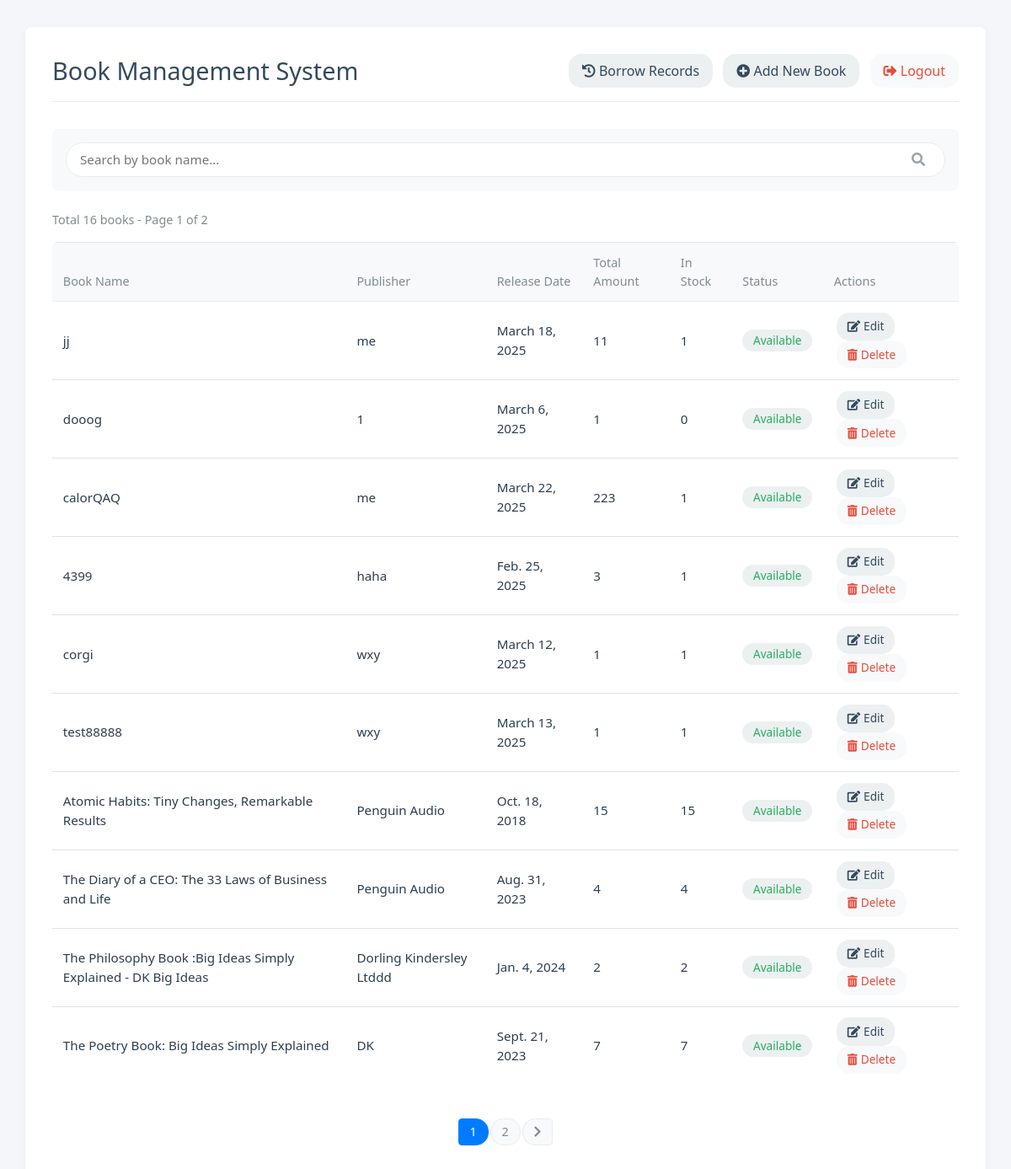
The page /books/manage_book/ (signed in) on the database its author committed.
### books/models.py (models this page shows, shortened)
class Book(models.Model):
    STATUS_CHOICES = [
        ("Available", "Available"),
        ("Borrowed", "Borrowed"),
        ("Reserved", "Reserved"),
    ]
    CATEGORY_CHOICES = [
        ("Literature & Fiction", "Literature & Fiction"),
        ("Business & Finance", "Business & Finance"),
        ("Science & Technology", "Science & Technology"),
        ("Children & Teenage", "Children & Teenage"),
        ("Computing & Internet", "Computing & Internet"),
        ("History", "History"),
    ]
    category = models.CharField(max_length=50, choices=CATEGORY_CHOICES, default="Literature & Fiction")
    BookID = models.AutoField(primary_key=True)
    BookName = models.CharField(max_length=255)
    Publisher = models.CharField(max_length=255)
    ReleaseDate = models.DateField()
    Amount = models.IntegerField(default=1)
    InStock = models.IntegerField(default=1)
    Status = models.CharField(max_length=20, choices=STATUS_CHOICES, default="Available")
    description = models.TextField(blank=True, null=True)
    cover_image = models.ImageField(upload_to="book_covers/", blank=True, null=True)

### books/views.py (the view, shortened to what this page needs)
# urls.py: path('manage_book/', manage_book, name='manage_book'),
@login_required
@csrf_exempt
def manage_book(request):
    if request.user.role != 'teacher':
        return redirect('book_list2')
    books = Book.objects.all().order_by('-BookID')
    paginator = Paginator(books, 10)
    page = request.GET.get('page')
    books = paginator.get_page(page)
    categories = Book.objects.exclude(category__isnull=True).exclude(category="").values_list('category', flat=True).distinct()
    return render(request, 'books/manage_books.html', {
        'books': books,
        'categories': categories,
        'user': request.user
    })

### templates/books/manage_books.html (shortened to what this page needs)
<!DOCTYPE html>
<html>
<head>
    <link rel="stylesheet" href="https://stackpath.bootstrapcdn.com/bootstrap/4.5.2/css/bootstrap.min.css">
    <link rel="stylesheet" href="https://cdnjs.cloudflare.com/ajax/libs/font-awesome/5.15.4/css/all.min.css">
</head>
<body>
<div class="container">
    <div class="page-header">
        <h1>Book Management System</h1>
        <div>
            <a href="{% url 'borrow_records' %}" class="btn btn-info mr-2">
                <i class="fas fa-history"></i> Borrow Records
            </a>
            <button type="button" class="btn btn-add mr-2" data-toggle="modal" data-target="#addBookModal">
                <i class="fas fa-plus-circle"></i> Add New Book
            </button>
            <form action="{% url 'logout' %}" method="post" class="d-inline">
                <button type="submit" class="btn btn-danger">
                    <i class="fas fa-sign-out-alt"></i> Logout
                </button>
            </form>
        </div>
    </div>
    <div class="search-box">
        <div class="position-relative">
            <input type="text" id="searchInput" class="search-input" placeholder="Search by book name...">
            <i class="fas fa-search search-icon"></i>
        </div>
    </div>
    <div class="table-header">
        <div class="page-info">
            Total <span id="totalBooks">{{ books.paginator.count }}</span> books
            {% if books.paginator.num_pages > 1 %}
            - Page {{ books.number }} of {{ books.paginator.num_pages }}
            {% endif %}
        </div>
    </div>
    <div class="table-responsive">
        <table class="table">
            <thead>
                <tr>
                    <th>Book Name</th>
                    <th>Publisher</th>
                    <th>Release Date</th>
                    <th>Total Amount</th>
                    <th>In Stock</th>
                    <th>Status</th>
                    <th>Actions</th>
                </tr>
            </thead>
            <tbody>
                {% for book in books %}
                <tr>
                    <td>{{ book.BookName }}</td>
                    <td>{{ book.Publisher }}</td>
                    <td>{{ book.ReleaseDate }}</td>
                    <td>{{ book.Amount }}</td>
                    <td>{{ book.InStock }}</td>
                    <td>
                        <span class="badge {% if book.Status == 'Available' %}badge-success{% else %}badge-warning{% endif %}">
                            {{ book.Status }}
                        </span>
                    </td>
                    <td>
                        <button type="button" class="btn btn-action btn-edit edit-book" data-toggle="modal"
                                data-target="#editBookModal" data-id="{{ book.BookID }}">
                            <i class="fas fa-edit mr-1"></i>Edit
                        </button>
                        <button type="button" class="btn btn-action btn-delete delete-book" data-toggle="modal"
                                data-target="#deleteBookModal" data-id="{{ book.BookID }}">
                            <i class="fas fa-trash-alt mr-1"></i>Delete
                        </button>
                    </td>
                </tr>
                {% empty %}
                <tr>
                    <td colspan="7" class="text-center py-4">
                        <i class="fas fa-info-circle mr-2"></i>No books found.
                    </td>
                </tr>
                {% endfor %}
            </tbody>
        </table>
    </div>
    {% if books.has_other_pages %}
    <nav aria-label="Page navigation">
        <ul class="pagination">
            {% for i in books.paginator.page_range %}
            <li class="page-item {% if books.number == i %}active{% endif %}">
                <a class="page-link" href="?page={{ i }}{% if search_query %}&search={{ search_query }}{% endif %}">
                    {{ i }}
                </a>
            </li>
            {% endfor %}
            {% if books.has_next %}
            <li class="page-item">
                <a class="page-link" href="?page={{ books.next_page_number }}{% if search_query %}&search={{ search_query }}{% endif %}">
                    <i class="fas fa-chevron-right"></i>
                </a>
            </li>
            {% endif %}
        </ul>
    </nav>
    {% endif %}
</div>
</body>
</html>

### templates/books/manage_books.html (style rules this page uses)
body { background-color: #f5f6fa; font-family: 'Segoe UI', Tahoma, Geneva, Verdana, sans-serif; }
.container { padding: 2rem; background-color: white; border-radius: 8px; box-shadow: 0 2px 10px rgba(0,0,0,0.05); margin-top: 2rem; margin-bottom: 2rem; }
.page-header { display: flex; justify-content: space-between; align-items: center; margin-bottom: 2rem; padding-bottom: 1rem; border-bottom: 1px solid #e9ecef; }
.page-header h1 { color: #34495e; font-weight: 500; margin: 0; font-size: 1.8rem; }
.search-box { background-color: #f8f9fa; padding: 1rem; border-radius: 6px; margin-bottom: 1.5rem; }
.search-input { border: 1px solid #e9ecef; border-radius: 20px; padding: 0.5rem 1rem; font-size: 0.95rem; width: 100%; transition: all 0.2s ease; }
.search-icon { color: #95a5a6; position: absolute; right: 1.5rem; top: 50%; transform: translateY(-50%); }
.table { background-color: white; border-radius: 6px; overflow: hidden; }
.table thead th { background-color: #f8f9fa; border-bottom: 1px solid #e9ecef; color: #7f8c8d; font-weight: 500; text-transform: none; font-size: 0.9rem; padding: 0.8rem; }
.table tbody td { padding: 0.8rem; vertical-align: middle; color: #2c3e50; font-size: 0.95rem; }
.btn-action { padding: 0.4rem 0.8rem; border-radius: 15px; font-size: 0.85rem; transition: all 0.2s ease; margin: 0 0.2rem; border: none; }
.btn-edit { background-color: #ecf0f1; color: #34495e; }
.btn-delete { background-color: #f8f9fa; color: #e74c3c; }
.btn-add { background-color: #ecf0f1; color: #34495e; padding: 0.5rem 1rem; border-radius: 15px; transition: all 0.2s ease; border: none; }
.pagination { margin-top: 1.5rem; justify-content: center; }
.pagination li { margin: 0 0.1rem; }
.pagination a, .pagination span { padding: 0.4rem 0.8rem; border-radius: 15px; color: #7f8c8d; background-color: #f8f9fa; border: 1px solid #e9ecef; transition: all 0.2s ease; font-size: 0.9rem; }
.table-header { display: flex; justify-content: space-between; align-items: center; margin-bottom: 1rem; }
.page-info { color: #7f8c8d; font-size: 0.9rem; }
.badge { padding: 0.4rem 0.8rem; border-radius: 15px; font-weight: 500; font-size: 0.85rem; }
.badge-success { background-color: #ecf0f1; color: #27ae60; }
.btn-info { background-color: #ecf0f1; border: none; color: #34495e; padding: 0.5rem 1rem; border-radius: 15px; transition: all 0.2s ease; }
.btn-danger { background-color: #f8f9fa; border: none; color: #e74c3c; padding: 0.5rem 1rem; border-radius: 15px; transition: all 0.2s ease; }

### rows shown on the page
Book: BookName "jj", Publisher "me", ReleaseDate "March 18, 2025", Amount "11", InStock "1", Status "Available"
Book: BookName "dooog", Publisher "1", ReleaseDate "March 6, 2025", Amount "1", InStock "0", Status "Available"
Book: BookName "calorQAQ", Publisher "me", ReleaseDate "March 22, 2025", Amount "223", InStock "1", Status "Available"
Book: BookName "4399", Publisher "haha", ReleaseDate "Feb. 25, 2025", Amount "3", InStock "1", Status "Available"
Book: BookName "corgi", Publisher "wxy", ReleaseDate "March 12, 2025", Amount "1", InStock "1", Status "Available"
Book: BookName "test88888", Publisher "wxy", ReleaseDate "March 13, 2025", Amount "1", InStock "1", Status "Available"
Book: BookName "Atomic Habits: Tiny Changes, Remarkable Results", Publisher "Penguin Audio", ReleaseDate "Oct. 18, 2018", Amount "15", InStock "15", Status "Available"
Book: BookName "The Diary of a CEO: The 33 Laws of Business and Life", Publisher "Penguin Audio", ReleaseDate "Aug. 31, 2023", Amount "4", InStock "4", Status "Available"
Book: BookName "The Philosophy Book :Big Ideas Simply Explained - DK Big Ideas", Publisher "Dorling Kindersley Ltddd", ReleaseDate "Jan. 4, 2024", Amount "2", InStock "2", Status "Available"
Book: BookName "The Poetry Book: Big Ideas Simply Explained", Publisher "DK", ReleaseDate "Sept. 21, 2023", Amount "7", InStock "7", Status "Available"

### other values the page prints
{{ books.paginator.count }} "16"
{{ books.number }} "1"
{{ books.paginator.num_pages }} "2"
{{ i }} "1" "2"
